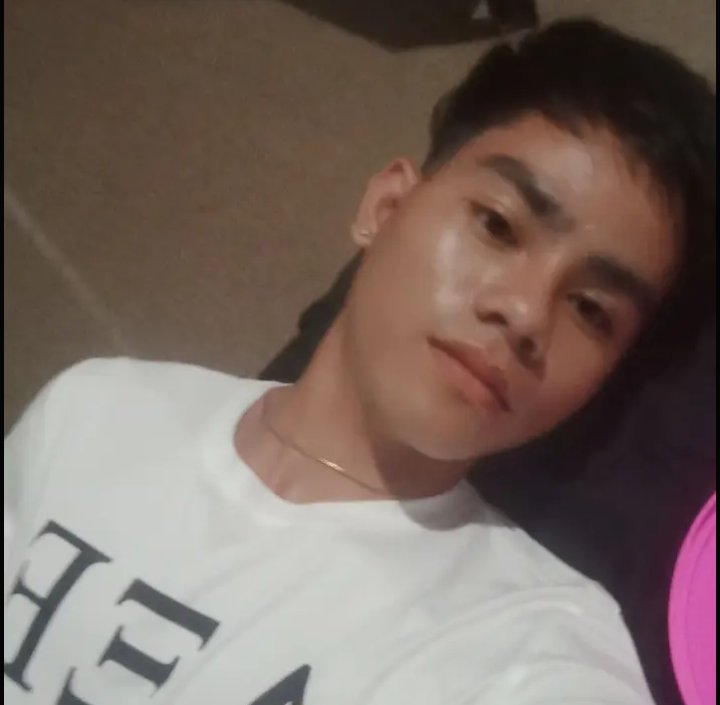
#> input picture Resources/Photos/diether1.jpg, 720 x 705 px
$ python basic_functions.py
#> lines starting #> are read from the running program, lines starting #| are printed output that depends on the picture; after the words box and inside, x2 and y2 are one past the last pixel; in counts of white or black regions, pixels touching at a corner belong together
    #pylint:disable=no-member

from pathlib import Path
import cv2 as cv

# Read in an image using a path that works from any current working directory
root = Path(__file__).resolve().parent.parent
img_path = root / 'Resources' / 'Photos' / 'diether1.jpg'
img = cv.imread(str(img_path))
#> img is the input picture: shape (705, 720, 3); mean B, G, R 96.6, 103.8, 120.1

if img is None:
    raise FileNotFoundError(f'Could not read image: {img_path}')

def show(name, image, width=700):
#> called with name = 'me3.jpg', width = 700
    h, w = image.shape[:2]
#> h = 705; w = 720
    scale = width / w
#> scale = 0.972
    height = int(h * scale)
#> height = 685
    resized = cv.resize(image, (width, height), interpolation=cv.INTER_AREA)
    cv.imshow(name, resized)

show('me3.jpg', img)

# Converting to grayscale
gray = cv.cvtColor(img, cv.COLOR_BGR2GRAY)
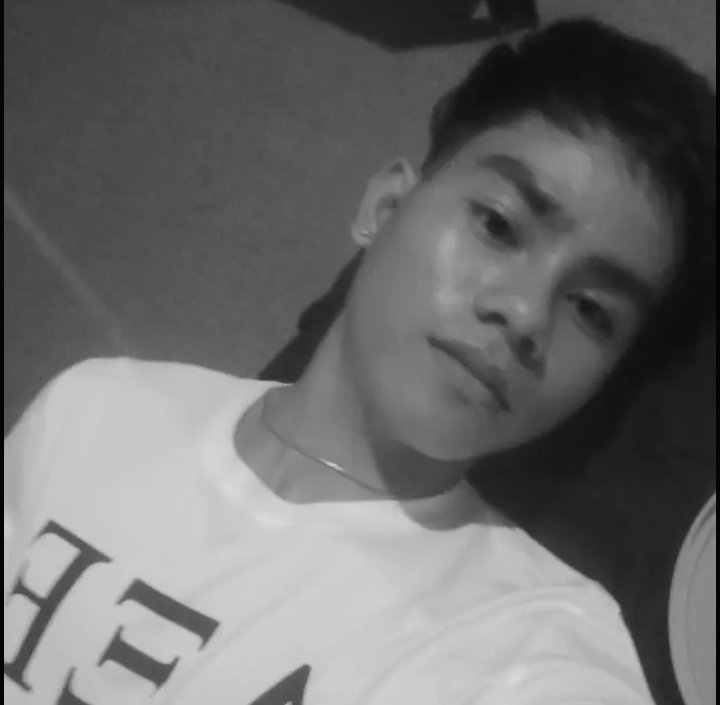
#> gray: shape (705, 720); min 0, max 216, mean 107.9
show('Gray', gray)

# Blur
blur = cv.GaussianBlur(img, (7, 7), cv.BORDER_DEFAULT)
show('Blur', blur)

# Edge Cascade
canny = cv.Canny(blur, 125, 175)
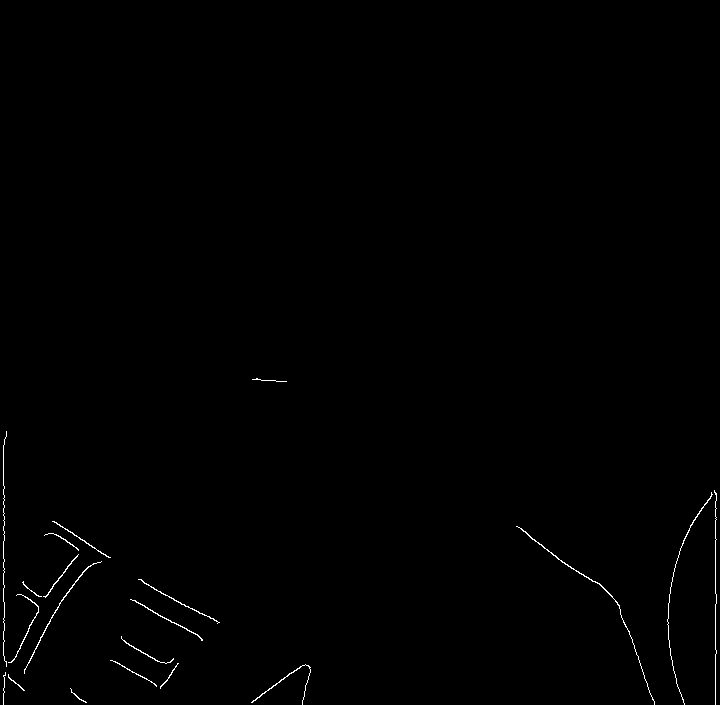
#> canny: shape (705, 720); 0.43% white in thin lines or dots, all inside (x1, y1, x2, y2) = (3, 378, 717, 705)
show('Canny Edges', canny)

# Dilating the image
dilated = cv.dilate(canny, (7, 7), iterations=3)
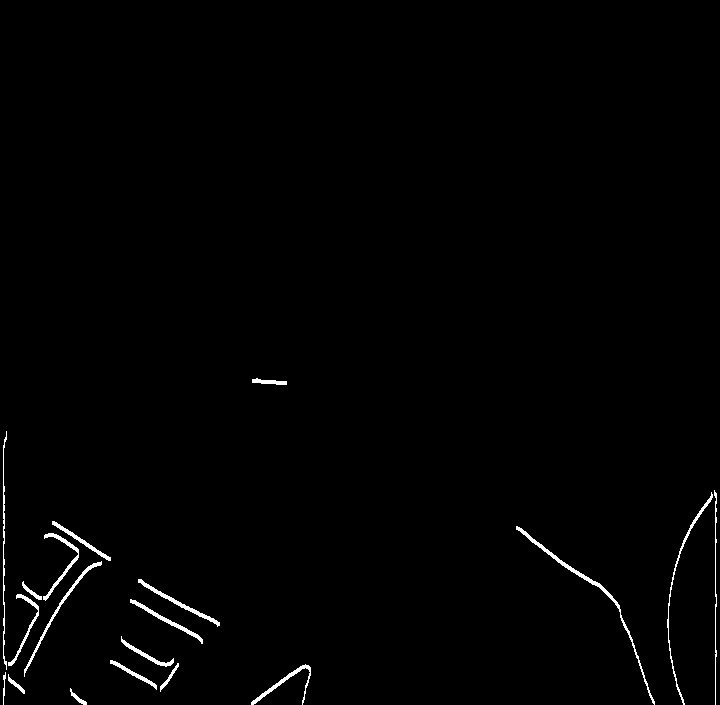
#> dilated: shape (705, 720); 0.99% white; 19 white regions, largest, box (x1, y1, x2, y2) and area: (516, 526, 655, 705) 691, (667, 492, 713, 705) 430, (24, 561, 102, 677) 412
show('Dilated', dilated)

# Eroding
eroded = cv.erode(dilated, (7, 7), iterations=3)
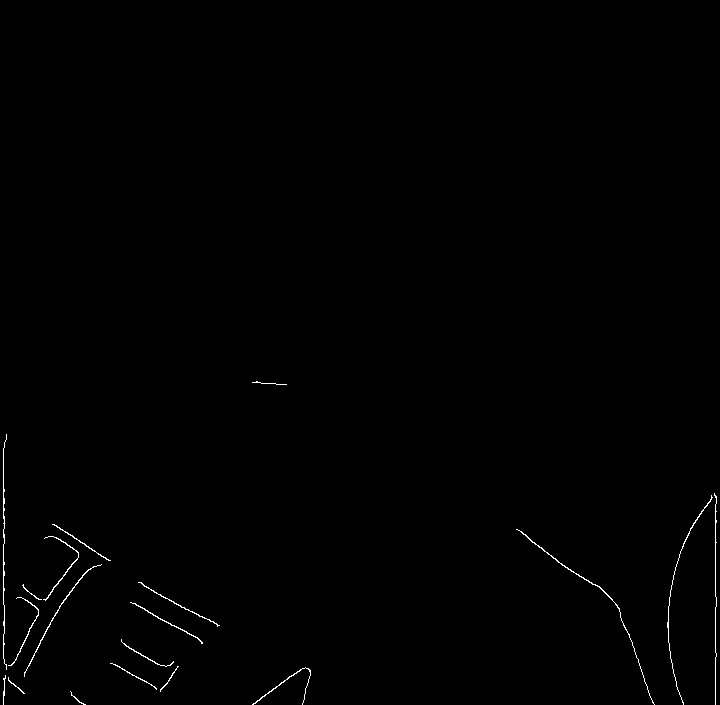
#> eroded: shape (705, 720); 0.44% white in thin lines or dots, all inside (x1, y1, x2, y2) = (3, 381, 717, 705)
show('Eroded', eroded)

# Resize
resized = cv.resize(img, (500, 500), interpolation=cv.INTER_CUBIC)
#> resized: shape (500, 500, 3)
show('Resized', resized, width=500)

# Cropping
cropped = img[50:200, 200:400]
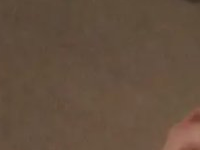
#> cropped: shape (150, 200, 3); mean B, G, R 63, 80, 100.1
show('Cropped', cropped, width=500)

cv.waitKey(0)
cv.destroyAllWindows()
